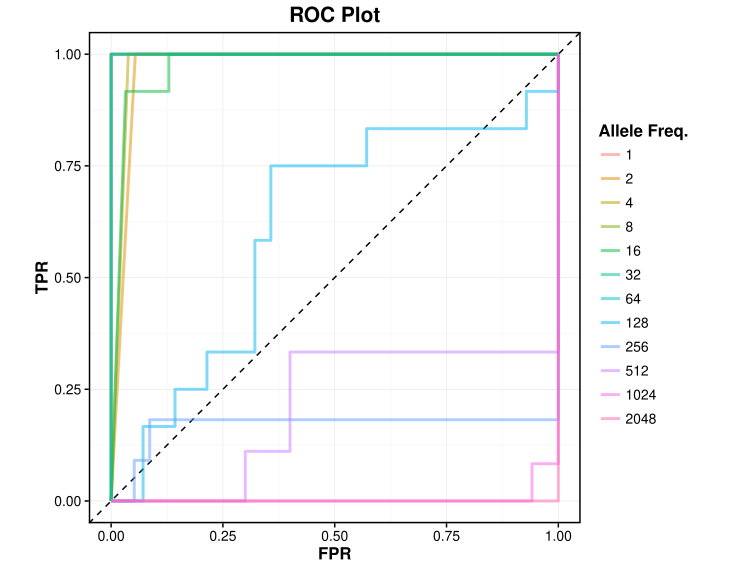

This chart was generated by the following R code:
#
# Anaquin - Sequin statistical analysis. Version 1.0.
#
# This R script was generated at 01-07-2016 10:16:28.
#
#    anaquin VarDiscover -o 6.5.3 -m MVA011.v013.csv -rvcf AVA009.v032.vcf -rbed AVA017.v001.bed -ufiles variants.txt 
#

library(Anaquin)

# Load the called variants
data <- read.csv('tests/data/6.5.3/VarDiscover_queries.csv', sep='\t')

# Remove false-positves that are not called within the sequin regions
data <- data[data$ID != '-',]

# Define your signifance
sign <- 0.10

if (all(data$Pval == '-'))
{
    data <- data
} else
{
    # It's only really FP if it's p-value is smaller than our threshold
    data <- data[data$Label!='FP' | (data$Pval == '-' | data$Pval<=sign),]
}

# Change to 'Indel' or delete the line for all variants
data <- data[data$Type=='SNP',]

# Change this for another title
title <- 'ROC Plot'

# Change this for another legend title
legTitle <- 'Allele Freq.'

# How to rank the ROC points
score <- 1-data$Pval

data$name <- paste(data$ID, data$Pos, sep='_')
data$name <- paste(data$name, data$Type, sep='_')

r <- unique(sort(data$EFold))

# Create Anaquin data set
data <- Anaquin(seqs=data$name, expected=data$EFold, score=score, label=data$Label)

plotROC(data, title=title, legTitle=legTitle, refRats=r)
